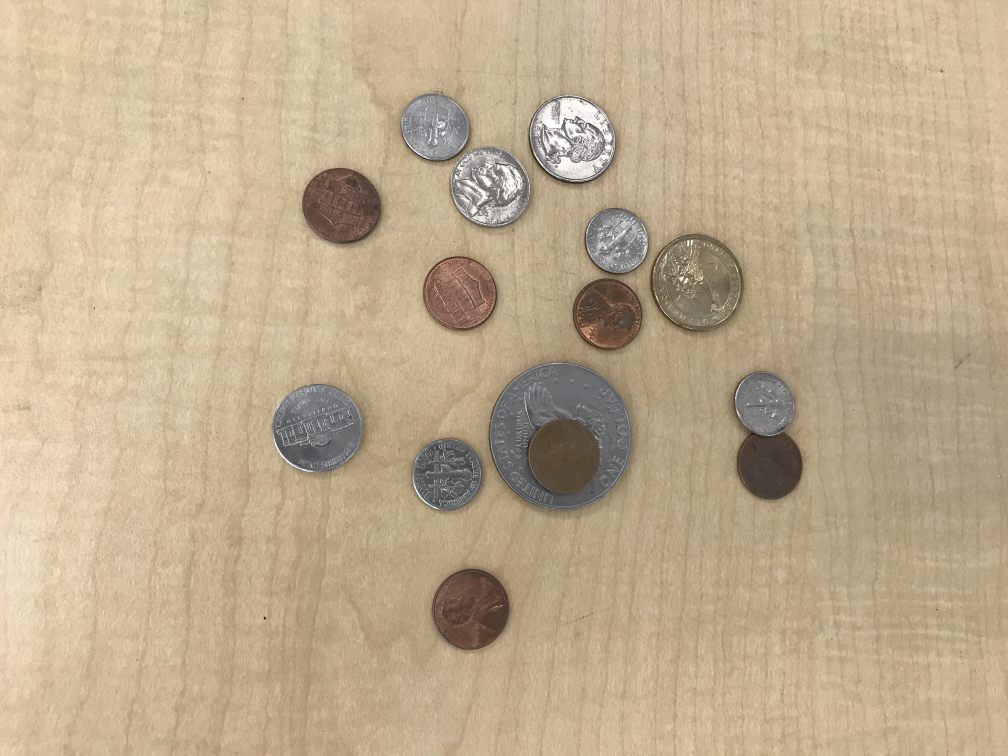
//> input picture CoinsOpenCV/easy.jpg, 4032 x 3024 px (shown at 1/4 size)
$ ./main easy.jpg   (built with g++ and OpenCV 4)
//> lines starting //> are read from the running program, lines starting //| are printed output that depends on the picture
#include <stdio.h>
#include "opencv2/imgproc/imgproc.hpp"
#include "opencv2/highgui/highgui.hpp"
#include <opencv2/opencv.hpp>

using namespace cv;
using namespace std;

double countMoney(vector<Vec3f> circles, Mat img) {
    double counter = 0;
    vector<double> radii;
    double minR = 100000;
    double r;
    for( int j = 0; j < circles.size(); j++) {
        r = circles[j][2];
        if(r < minR) {
            minR = r;
        }
    }

    double dimeVal = minR;
    double pennyVal = 1.16*dimeVal;
    double nickelVal = 1.25*dimeVal;
    double quarterVal = 1.375*dimeVal;
    double dollarVal = 1.583*dimeVal;
    double halfVal = 2.5*dimeVal;

    for( int i = 0; i < circles.size(); i++ ) {
        Point center(cvRound(circles[i][0]), cvRound(circles[i][1]));
        double radius = circles[i][2];
        //printf("%d\t%d\t%f\n", center.x, center.y, radius);
        radii.push_back(radius);
        circle( img, center, 3, Scalar(0,255,0), -1, 8, 0 );
        // draw the circle outline
        circle( img, center, radius, Scalar(0,0,255), 3, 8, 0 );

        if(radius < dimeVal) {
            counter += .1;
        } else if(radius < pennyVal) {
            counter += .01;
        } else if(radius < nickelVal) {
            counter += .05;
        } else if(radius < quarterVal) {
            counter += .25;
        } else if(radius < dollarVal) {
            counter += 1;
        } else if(radius < halfVal) {
            counter += .5;
        }

    }

        /*
        // draw the circle center
        */

    return counter;
}

int main(int argc, char** argv )
{
    if ( argc != 2 ) //if command line arguments aren't correct
    {
        printf("usage: ./CoinsOpenCV easy.jpg\n");
        return -1;
    }

    Mat image, dst, gray; //declare image matrix and destination for grayscale matrix and blur matrix

    vector<Vec3f> circles;
    double money;
    image = imread( argv[1], 1 ); //read image into image matrix
//> image is the input picture: 3024 rows x 4032 cols, CV_8UC3; mean B, G, R 142.6, 171.6, 190.2
    if ( !image.data ) //if image is empty/does not exist
    {
        printf("No image data \n");
        return -1;
    }


    cvtColor(image, gray, CV_BGR2GRAY); //convert image to grayscale and save into gray matrix
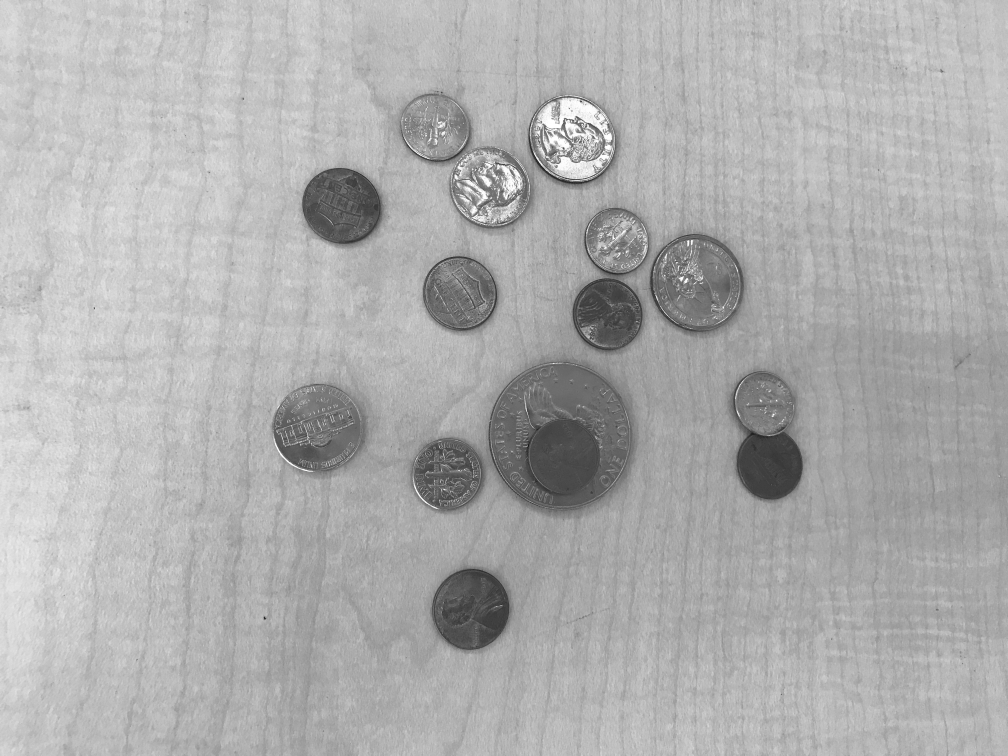
//> gray: 3024 rows x 4032 cols, CV_8UC1 (shown at 1/4 size); min 5, max 255, mean 173.8

    for(int i = 0; i < 1; i++) {
        GaussianBlur(gray, dst, Size(7,7), 7, 7); //apply gaussian blur to grayscale matrix and save into blur matrix
    }
    cvtColor(gray,gray,COLOR_GRAY2BGR);
//> gray: 3024 rows x 4032 cols, CV_8UC3
    HoughCircles(dst, circles, CV_HOUGH_GRADIENT, 1, 80, 30, 93, 100, 300);
//> circles = 11 circles (x, y, radius): [2235.5, 1741.5, 286.2], [2275.5, 538.5, 163], [1972.5, 756.5, 148.7], [1261.5, 1713.5, 175.1], [1834.5, 1167.5, 143.8], [2790.5, 1116.5, 175], [2434.5, 1255.5, 145.4], [2459.5, 959.5, 123.4], [1786.5, 1895.5, 137.6], [1731.5, 507.5, 135.5], [2311.5, 613.5, 100.3]
    money = countMoney(circles, gray); //count the money from the circles
//> the loop in countMoney, `for( int j = 0; j < circles.size(); j++)` made 11 passes
//> (r, minR) on passes 1, 2, 3, 5, 8, 11: (286.2, 286.2), (163, 163), (148.7, 148.7), (143.8, 143.8), (123.4, 123.4), (100.3, 100.3)
//> r on passes 4, 6, 7, 9, 10: 175.1, 175, 145.4, 137.6, 135.5
//> after the loop in countMoney, `for( int j = 0; j < circles.size(); j++)`: minR = 100.3
//> in countMoney, `double pennyVal = 1.16*dimeVal;`: pennyVal = 116.4
//> in countMoney, `double nickelVal = 1.25*dimeVal;`: nickelVal = 125.4
//> in countMoney, `double quarterVal = 1.375*dimeVal;`: quarterVal = 138
//> in countMoney, `double dollarVal = 1.583*dimeVal;`: dollarVal = 158.9
//> in countMoney, `double halfVal = 2.5*dimeVal;`: halfVal = 250.9
//> the loop in countMoney, `for( int i = 0; i < circles.size(); i++ )` made 11 passes
//> (center, radius, counter) on passes 2 to 11: (Point(2276, 538), 163, 0.5), (Point(1972, 756), 148.7, 1.5), (Point(1262, 1714), 175.1, 2), (Point(1834, 1168), 143.8, 3), (Point(2790, 1116), 175, 3.5), (Point(2434, 1256), 145.4, 4.5), (Point(2460, 960), 123.4, 4.55), (Point(1786, 1896), 137.6, 4.8), (Point(1732, 508), 135.5, 5.05), (Point(2312, 614), 100.3, 5.06)
//> (center, radius) on pass 1: (Point(2236, 1742), 286.2)
//> after the loop in countMoney, `for( int i = 0; i < circles.size(); i++ )`: counter = 5.06
//> money = 5.06
    namedWindow("Circles", CV_WINDOW_NORMAL);
    imshow("Circles", gray);
    waitKey(0);
    printf("Total: %f\n", money);
//| Total: 5.060000


    return 0;

}
